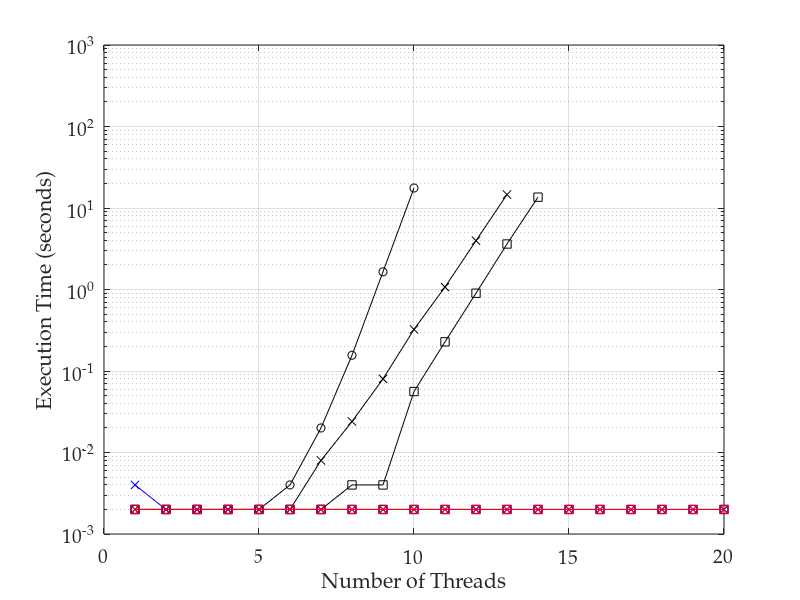

Write MATLAB code to recreate this figure. (Note: this script raises an error after producing the figure.)
%% importing data
transitions = dlmread('t43_time_tpl1_ops1.csv', ',', 0, 0);
ss = dlmread('ss11_time.csv', ',', 0, 0);
ssthreads = [1:13];
% convert 0 values to NaNs, as these don't plot
transitions(transitions==0)=nan;
threads = [1:20];

%% plotting lines

semilogy(threads, transitions(:, 1), 'ko-')
hold on
semilogy(ssthreads, ss, 'kx-')
semilogy(threads, transitions(:, 3), 'ks-')
semilogy(threads, transitions(:, 4), 'bo-')
semilogy(threads, transitions(:, 5), 'bx-')
semilogy(threads, transitions(:, 6), 'bs-')
semilogy(threads, transitions(:, 7), 'rx-')
semilogy(threads, transitions(:, 8), 'rs-')
hold off
grid on

%% adding axis labels
ax = gca;
set(ax, 'FontName', 'Palatino Linotype', 'FontSize', 14);
xlabel('Number of Threads');
ylabel('Execution Time (seconds)');
axis([0 20 .001 1000])
ax.XTick = [0 5 10 15 20];
ax.YTick = [0.01 0.1 1 10 100];
set(ax,'YMinorGrid','Off', 'YMinorTick','Off');

%% output pdf file
h = figure(1);
h.Units = 'centimeters'; % set figure position to cm
%h.Position(2) = [h.Position(2)-9]; % set figure position bevore resize
h.Position([3:4]) = [10,7]; % resize figure
Plot2LaTeX( h, 't43_time_tpl1_ops1' )
